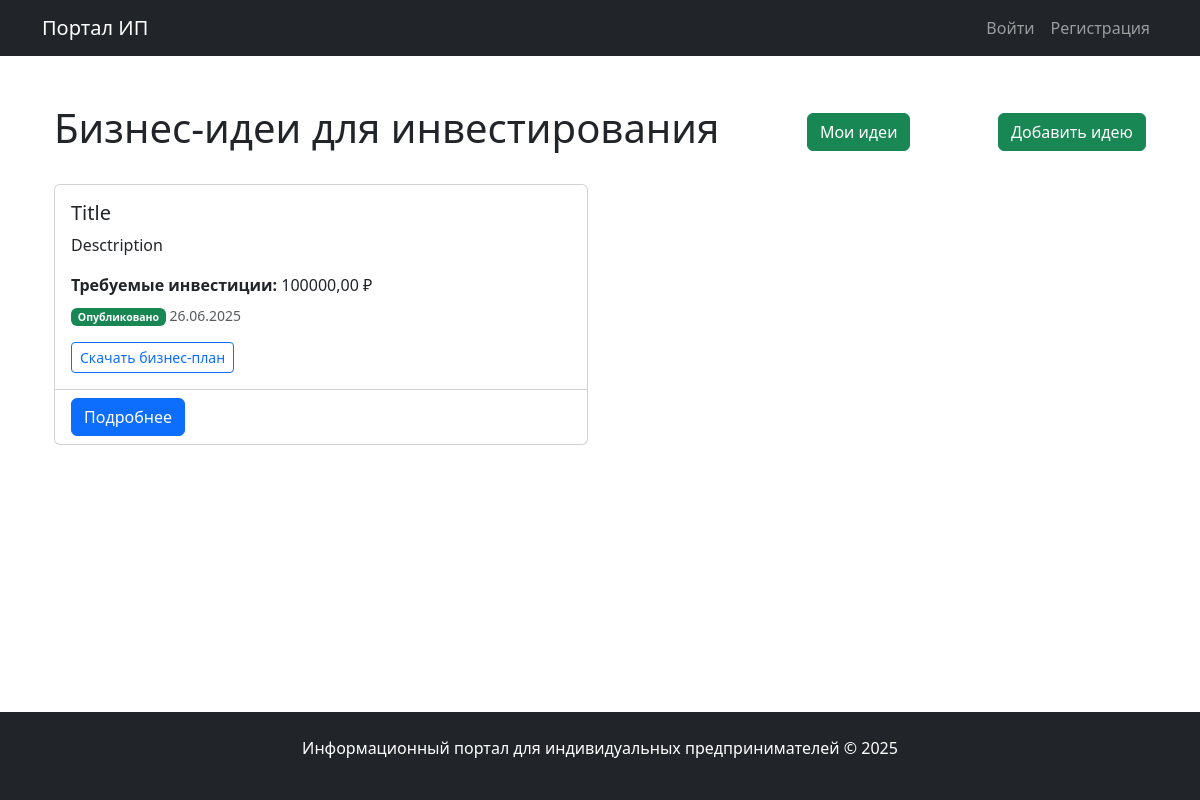
The page /investment/ideas/ on the database its author committed.
### investment/models.py (models this page shows)
class BusinessIdea(models.Model):
    STATUS_CHOICES = (
        ('draft', 'Черновик'),
        ('published', 'Опубликовано'),
    )
    title = models.CharField(max_length=200)
    description = models.TextField()
    author = models.ForeignKey(User, on_delete=models.CASCADE, related_name='ideas')
    created_at = models.DateTimeField(auto_now_add=True)
    updated_at = models.DateTimeField(auto_now=True)
    status = models.CharField(max_length=20, choices=STATUS_CHOICES, default='draft')
    required_investment = models.DecimalField(max_digits=10, decimal_places=2)
    business_plan = models.FileField(upload_to='business_plans/', null=True, blank=True)

### investment/views.py (the view)
# urls.py: path('ideas/', views.ideas, name='ideas'),
def ideas(request):
    business_ideas = BusinessIdea.objects.filter(status='published')
    return render(request, 'investment/ideas.html', {'ideas': business_ideas})

### investment/templates/investment/ideas.html (shortened to what this page needs)
{% extends 'base.html' %}
{% block content %}
<div class="container mt-5">
    <div class="d-flex justify-content-between align-items-center mb-4">
        <h1>Бизнес-идеи для инвестирования</h1>
        <a href="{% url 'investment:my_ideas' %}" class="btn btn-success">
            Мои идеи
        </a>
        <a href="{% url 'investment:idea_create' %}" class="btn btn-success">
            Добавить идею
        </a>
    </div>
    <div class="row">
        {% for idea in ideas %}
        <div class="col-md-6 mb-4">
            <div class="card h-100">
                <div class="card-body">
                    <h5 class="card-title">{{ idea.title }}</h5>
                    <p class="card-text">{{ idea.description|truncatechars:200 }}</p>
                    <div class="mb-2">
                        <strong>Требуемые инвестиции:</strong>
                        {{ idea.required_investment }} ₽
                    </div>
                    <div class="mb-3 text-muted small">
                        {% if idea.status == 'draft' %}
                        <span class="badge bg-warning text-dark">Черновик</span>
                        {% else %}
                        <span class="badge bg-success">Опубликовано</span>
                        {% endif %}
                        {{ idea.created_at|date:"d.m.Y" }}
                    </div>
                    {% if idea.business_plan %}
                    <a href="{{ idea.business_plan.url }}" class="btn btn-sm btn-outline-primary" target="_blank">
                         Скачать бизнес-план
                    </a>
                    {% endif %}
                </div>
                <div class="card-footer bg-transparent">
                    <a href="{% url 'investment:idea' idea.id %}" class="btn btn-primary">
                         Подробнее
                    </a>
                </div>
            </div>
        </div>
        {% endfor %}
    </div>
</div>
{% endblock %}

### entrepreneurs/templates/base.html (style rules this page uses)
html, body { height: 100%; }
body { display: flex; flex-direction: column; }

### rows shown on the page
BusinessIdea: title "Title", description "Desctription", required_investment "100000,00", status "Опубликовано", created_at "26.06.2025"
